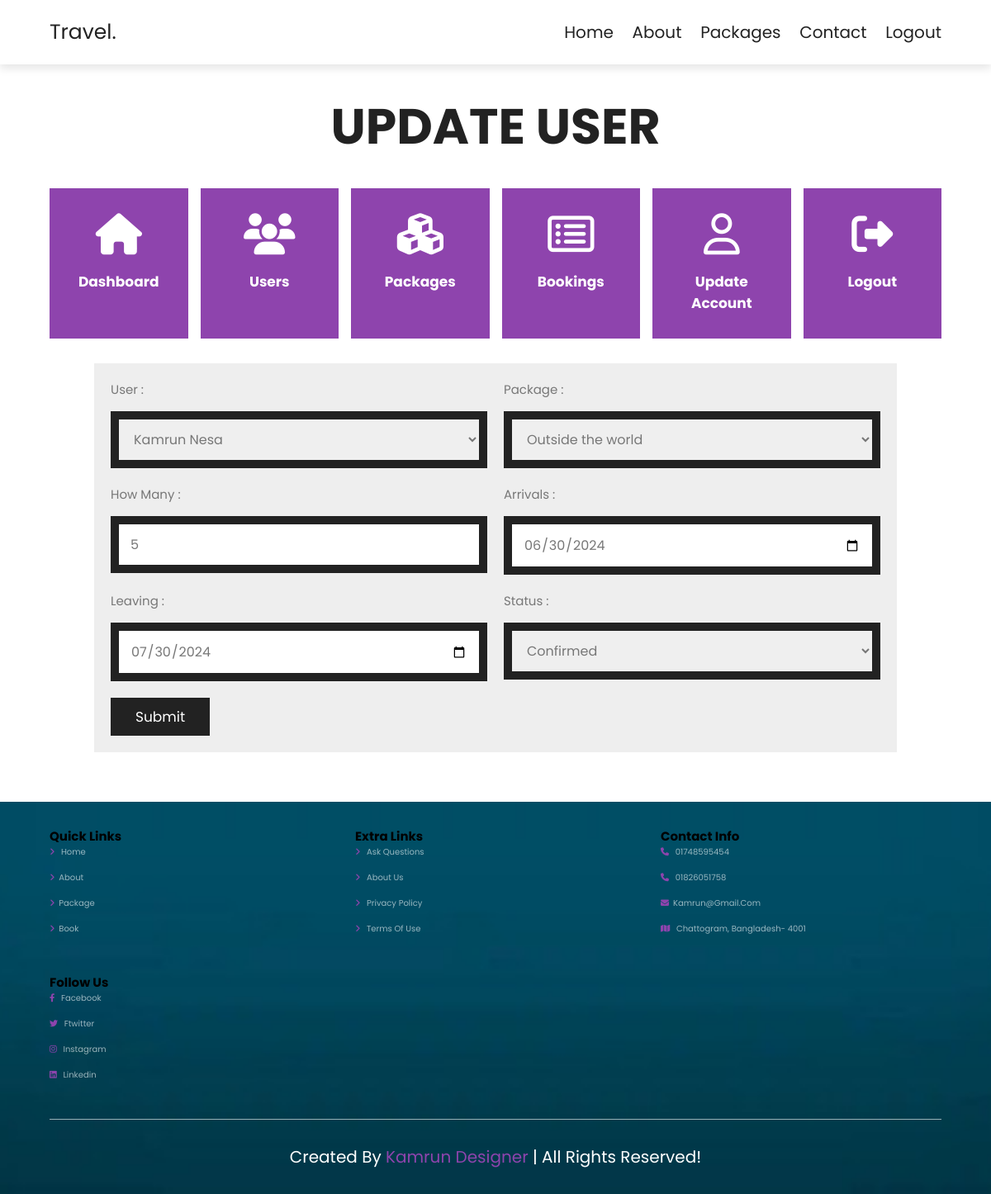
Screenshot of /admin/bookings/update.php?booking=19 (signed in) with the database file from the repository.
### tables this page shows
CREATE TABLE `bookings` (
  `id` int NOT NULL,
  `package_id` int NOT NULL,
  `user_id` int NOT NULL,
  `guests` int NOT NULL,
  `arrivals` date NOT NULL,
  `leaving` date NOT NULL,
  `status` enum('pending','confirmed','rejected') NOT NULL DEFAULT 'pending'
);

### admin/bookings/update.php (the view, shortened to what this page needs)
<?php
$bookingId = intval($_GET['booking']);
$query = mysqli_query($conn, "SELECT * FROM `bookings` WHERE `id` = '$bookingId'");
$booking = mysqli_fetch_assoc($query);
?>
<!DOCTYPE html>
<html lang="en">
<head>
    <?php include_once '../inc/head.php'; ?>
</head>
<body>
    <?php include_once '../inc/header.php'; ?>
    <section class="services">
        <h1 class="heading-title">Update User</h1>
        <?php include_once "../inc/menu.php"; ?>
        <section class="booking">
            <form action="update.php?booking=<?php echo $bookingId; ?>" method="post" class="book-form">
                <div class="flex">
                    <div class="inputBox">
                        <span>User :</span>
                        <select name="user" required>
                            <?php
                            $query = mysqli_query($conn, "SELECT * FROM `users` WHERE `role` != 'admin'");
                            if (mysqli_num_rows($query) > 0) {
                                while ($user = mysqli_fetch_assoc($query)) {
                                    $isSelected = ($user['id'] == $booking['user_id']) ? 'selected' : null;
                                    echo '<option value="' . $user['id'] . '" ' . $isSelected . '>' . $user['name'] . '</option>';
                                }
                            } else {
                                echo '<option value="">No user found</option>';
                            }
                            ?>
                        </select>
                    </div>
                    <div class="inputBox">
                        <span>Package :</span>
                        <select name="package" required>
                            <?php
                            $query = mysqli_query($conn, "SELECT * FROM `packages` WHERE `status` = '1'");
                            if (mysqli_num_rows($query) > 0) {
                                while ($package = mysqli_fetch_assoc($query)) {
                                    $isSelected = ($package['id'] == $booking['package_id']) ? 'selected' : null;
                                    echo '<option value="' . $package['id'] . '" ' . $isSelected . '>' . $package['package_name'] . '</option>';
                                }
                            } else {
                                echo '<option value="">No package found</option>';
                            }
                            ?>
                        </select>
                    </div>
                    <div class="inputBox">
                        <span>how many :</span>
                        <input type="number" placeholder="number of guests" name="guests" value="<?php echo $booking['guests']; ?>" required>
                    </div>
                    <div class="inputBox">
                        <span>arrivals :</span>
                        <input type="date" name="arrivals" value="<?php echo $booking['arrivals']; ?>" required>
                    </div>
                    <div class="inputBox">
                        <span>leaving :</span>
                        <input type="date" name="leaving" value="<?php echo $booking['leaving']; ?>" required>
                    </div>
                    <div class="inputBox">
                        <span>Status :</span>
                        <select type="number" name="status" required>
                            <option value="confirmed" <?php if ($booking['status'] == 'confirmed') echo 'selected'; ?>>Confirmed</option>
                        </select>
                    </div>
                </div>
                <input type="submit" value="submit" class="btn" name="update">
            </form>
        </section>
    </section>
    <?php include_once '../inc/footer.php'; ?>
</body>
</html>

### rows the page displays
bookings: guests "5", arrivals "06/30/2024", leaving "07/30/2024", status "Confirmed"

### other values shown
form field user "Kamrun Nesa"
form field package "Outside the world"
